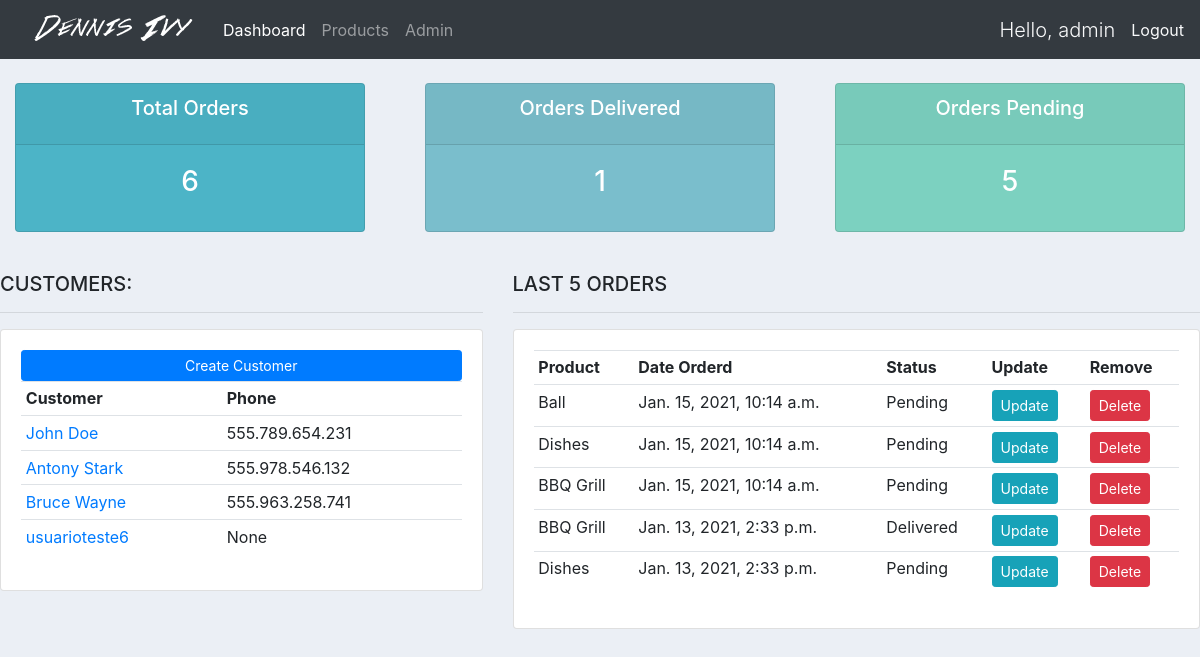
The app's page / (signed in) with its own data.
### accounts/models/customer.py (models this page shows)
class Customer(models.Model):
    user = models.OneToOneField(User, null=True, on_delete=models.CASCADE)
    name = models.CharField(max_length=200, null=True)
    phone = models.CharField(max_length=20, null=True)
    email = models.CharField(max_length=50, null=True)
    profile_picture = models.ImageField(null=True, blank=True)
    date_created = models.DateTimeField(auto_now_add=True)
    def __str__(self):
        return self.name

### accounts/models/order.py (models this page shows, shortened)
class Order(models.Model):
    STATUS = (
        ('Pending', 'Pending'),
        ('Out of delivery', 'Out of delivery'),
        ('Delivered', 'Delivered'),
    )
    status = models.CharField(max_length=25, null=True, choices=STATUS)
    customer = models.ForeignKey(Customer, on_delete=models.SET_NULL, null=True)
    product = models.ForeignKey(Product, on_delete=models.SET_NULL, null=True)
    notes = models.CharField(max_length=200, null=True, blank=True)
    date_created = models.DateTimeField(auto_now_add=True, null=True)

### accounts/models/product.py (models this page shows)
class Product(models.Model):
    CATEGORIES = (
        ('Indoor', 'Indoor'),
        ('Out Door', 'Out Door'),
    )
    name = models.CharField(max_length=200, null=True)
    price = models.FloatField(null=True)
    category = models.CharField(max_length=200, null=True, choices=CATEGORIES)
    description = models.CharField(max_length=200, null=True, blank=True)
    tag = models.ManyToManyField(Tag)
    date_created = models.DateTimeField(auto_now_add=True, null=True)
    def __str__(self):
        return self.name

### accounts/decorators.py (the view)
    def wrapper_method(request, *args, **kwargs):
        user_groups = request.user.groups
        user_group_name = ''
        redirect_for = {
            'admin': view_method(request, *args, **kwargs),
            'customer': redirect('user_page'),
        }
        if user_groups.exists():
            user_group_name = user_groups.all()[0].name
        return redirect_for[user_group_name]

### accounts/views.py (called while the page is built)
@login_required(login_url='login')
@admin_only
def dashboard(request):
    print('entrou no método')
    customers = Customer.objects.all()
    orders = Order.objects.all()
    total_orders = orders.count()
    total_pending_orders = orders.filter(status='Pending').count()
    total_delivered_orders = orders.filter(status='Delivered').count()
    context = {
        'customers': customers,
        'orders': orders.order_by('-date_created')[:5],
        'total_orders': total_orders,
        'total_pending_orders': total_pending_orders,
        'total_delivered_orders': total_delivered_orders,
    }
    return render(request, 'pages/dashboard.html', context)

### accounts/templates/pages/dashboard.html (shortened to what this page needs)
{% extends 'base.html' %}
{% block content %}
{% include 'partials/_status.html' %}
<br>
<div class="row">
    <div class="col-md-5">
        <h5>CUSTOMERS:</h5>
        <hr>
        <div class="card card-body">
            <a
                href=""
                class="btn btn-primary  btn-sm btn-block"
            >Create Customer</a>
            <table class="table table-sm">
                <tr>
                    <th>Customer</th>
                    <th>Phone</th>
                </tr>
                {% for customer in customers %}
                <tr>
                    <td><a href="{% url 'customer' customer.id %}">{{customer}}</a></td>
                    <td>{{customer.phone}}</td>
                </tr>
                {% endfor %}
            </table>
        </div>
    </div>
    <div class="col-md-7">
        <h5>LAST 5 ORDERS</h5>
        <hr>
        <div class="card card-body">
            <table class="table table-sm">
                <tr>
                    <th>Product</th>
                    <th>Date Orderd</th>
                    <th>Status</th>
                    <th>Update</th>
                    <th>Remove</th>
                </tr>
                {% for order in orders %}
                <tr>
                    <td>{{order.product}}</td>
                    <td>{{order.date_created}}</td>
                    <td>{{order.status}}</td>
                    <td>
                        <a
                            href="{% url 'update_order' order.id %}"
                            class="btn btn-sm btn-info"
                        >Update</a>
                    </td>
                    <td>
                        <a
                            href="{% url 'delete_order' order.id %}"
                            class="btn btn-sm btn-danger"
                        >Delete</a>
                    </td>
                </tr>
                {% endfor %}
            </table>
        </div>
    </div>
</div>
{% endblock content %}

### accounts/templates/partials/_navbar.html (shortened to what this page needs)
{% load static %}
<nav class="navbar navbar-expand-lg navbar-dark bg-dark">
    <img src="{% static 'images/logo.png' %}" alt="imagem escrito Dennis Ivy com uma fonte diferente">
    <div class="collapse navbar-collapse" id="navbarNav">
      <ul class="navbar-nav">
        {% if request.user.is_staff %}
        <li class="nav-item active">
            <a class="nav-link" href="{% url 'dashboard' %}">Dashboard</a>
        </li>
        <li class="nav-item">
            <a class="nav-link" href="{% url 'products' %}">Products</a>
        </li>
        <li class="nav-item">
            <a class="nav-link" href="/admin">Admin</a>
        </li>
        {% else %}
        <li class="nav-item">
            <a class="nav-link" href="{% url 'profile' %}">Settings</a>
        </li>
        {% endif %}
      </ul>
    </div>
    <span class="text-light lead">Hello, {{request.user}}</span>
    <a href="{% url 'logout' %}" class="ml-3 text-light">Logout</a>
</nav>

### static/css/main.css (style rules this page uses)
body { background-color: #ebeff5; }

### records on screen
Customer: name "John Doe", phone "555.789.654.231"
Customer: name "Antony Stark", phone "555.978.546.132"
Customer: name "Bruce Wayne", phone "555.963.258.741"
Customer: name "usuarioteste6", phone "None"
Order: product "Ball", date_created "Jan. 15, 2021, 10:14 a.m.", status "Pending"
Order: product "Dishes", date_created "Jan. 15, 2021, 10:14 a.m.", status "Pending"
Order: product "BBQ Grill", date_created "Jan. 15, 2021, 10:14 a.m.", status "Pending"
Order: product "BBQ Grill", date_created "Jan. 13, 2021, 2:33 p.m.", status "Delivered"
Order: product "Dishes", date_created "Jan. 13, 2021, 2:33 p.m.", status "Pending"

### other values on screen
{{ request.user }} "admin"
{{ total_orders }} "6"
{{ total_delivered_orders }} "1"
{{ total_pending_orders }} "5"
